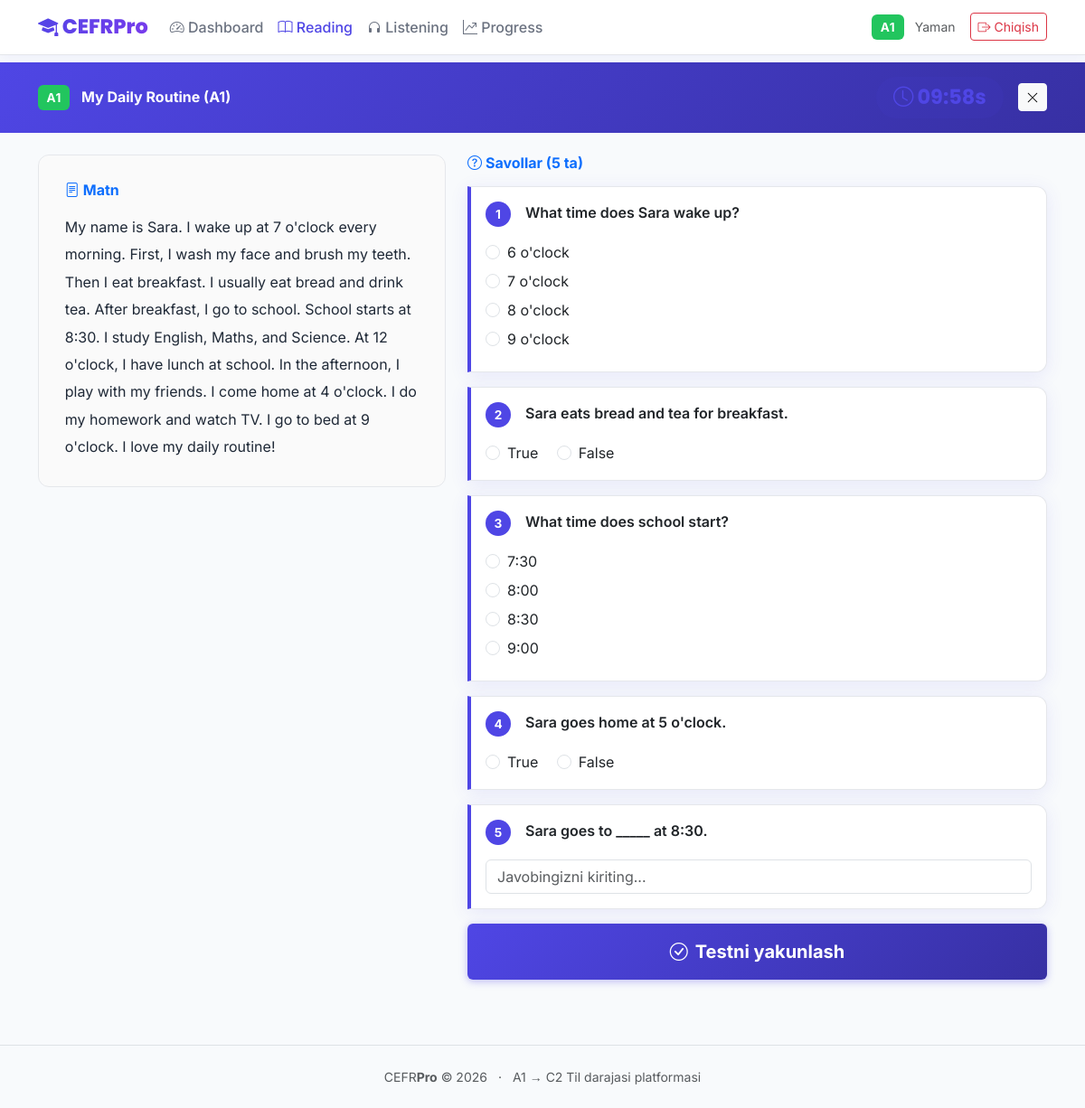
/reading/1 (signed in), run on the app's committed database.
### models.py (models this page shows, shortened)
class User(UserMixin, db.Model):
    __tablename__ = 'users'
    id = db.Column(db.Integer, primary_key=True)
    username = db.Column(db.String(80), unique=True, nullable=False)
    email = db.Column(db.String(120), unique=True, nullable=False)
    password_hash = db.Column(db.String(256), nullable=False)
    full_name = db.Column(db.String(120), default='')
    cefr_level = db.Column(db.String(4), default='A1')
    is_admin = db.Column(db.Boolean, default=False)
    created_at = db.Column(db.DateTime, default=datetime.utcnow)
    attempts = db.relationship('TestAttempt', backref='user', lazy=True)

class ReadingTest(db.Model):
    __tablename__ = 'reading_tests'
    id = db.Column(db.Integer, primary_key=True)
    title = db.Column(db.String(200), nullable=False)
    level = db.Column(db.String(4), nullable=False)       # A1, A2, …, C2
    passage = db.Column(db.Text, nullable=False)
    time_limit = db.Column(db.Integer, default=20)         # minutes
    created_at = db.Column(db.DateTime, default=datetime.utcnow)
    questions = db.relationship('ReadingQuestion', backref='test', lazy=True,
                                cascade='all, delete-orphan')

class ReadingQuestion(db.Model):
    __tablename__ = 'reading_questions'
    id = db.Column(db.Integer, primary_key=True)
    test_id = db.Column(db.Integer, db.ForeignKey('reading_tests.id'), nullable=False)
    q_type = db.Column(db.String(20), nullable=False)      # 'mcq', 'tf', 'gap'
    question_text = db.Column(db.Text, nullable=False)
    options = db.Column(db.Text, default='')               # JSON list for MCQ
    correct_answer = db.Column(db.String(500), nullable=False)
    order = db.Column(db.Integer, default=0)

### app.py (the view, shortened to what this page needs)
@app.route('/reading/<int:test_id>', methods=['GET', 'POST'])
@login_required
def reading_test(test_id):
    test = ReadingTest.query.get_or_404(test_id)
    questions = ReadingQuestion.query.filter_by(test_id=test_id)\
        .order_by(ReadingQuestion.order).all()
    for q in questions:
        if q.options:
            try:
                q.options_list = json.loads(q.options)
            except Exception:
                q.options_list = []
        else:
            q.options_list = []
    return render_template('reading.html', test=test, questions=questions)

### app.py (called while the page is built)
@login_manager.user_loader
def load_user(user_id):
    return User.query.get(int(user_id))

@app.context_processor
def inject_globals():
    return {'cefr_levels': CEFR_LEVELS, 'now': datetime.utcnow()}

### templates/reading.html (shortened to what this page needs)
{% extends 'base.html' %}
{% block content %}
<div style="background:linear-gradient(135deg,var(--primary),var(--primary-dark));padding:1rem 0;color:white;">
  <div class="container d-flex justify-content-between align-items-center">
    <div>
      <span class="cefr-badge badge-{{ test.level }} me-2">{{ test.level }}</span>
      <strong>{{ test.title }}</strong>
    </div>
    <div class="d-flex align-items-center gap-3">
      <span id="timer-display"><i class="bi bi-clock me-1"></i><span id="time-left">{{ test.time_limit * 60 }}</span>s</span>
      <a href="{{ url_for('reading_list') }}" class="btn btn-sm btn-light">
        <i class="bi bi-x-lg"></i>
      </a>
    </div>
  </div>
</div>
<div class="container py-4">
  <form method="POST" id="testForm">
    <div class="row g-4">
      <div class="col-lg-5">
        <div class="passage-box fade-in">
          <h6 class="fw-bold text-primary mb-3"><i class="bi bi-file-text me-1"></i>Matn</h6>
          <div style="white-space:pre-wrap;line-height:1.9">{{ test.passage }}</div>
        </div>
      </div>
      <div class="col-lg-7">
        <h6 class="fw-bold text-primary mb-3">
          <i class="bi bi-question-circle me-1"></i>Savollar ({{ questions|length }} ta)
        </h6>
        {% for q in questions %}
        <div class="card question-card mb-3 fade-in" style="animation-delay:{{ loop.index0 * 0.05 }}s">
          <div class="card-body">
            <div class="d-flex gap-2 mb-3">
              <span class="question-number">{{ loop.index }}</span>
              <span class="fw-semibold">{{ q.question_text }}</span>
            </div>
            {% if q.q_type == 'mcq' %}
              {% for opt in q.options_list %}
              <div class="form-check mb-2">
                <input class="form-check-input" type="radio" name="q_{{ q.id }}"
                       id="q{{ q.id }}_{{ loop.index }}" value="{{ opt }}" required>
                <label class="form-check-label" for="q{{ q.id }}_{{ loop.index }}">{{ opt }}</label>
              </div>
              {% endfor %}
            {% elif q.q_type == 'tf' %}
              {% for opt in ['True', 'False'] %}
              <div class="form-check form-check-inline">
                <input class="form-check-input" type="radio" name="q_{{ q.id }}"
                       id="q{{ q.id }}_{{ loop.index }}" value="{{ opt }}" required>
                <label class="form-check-label" for="q{{ q.id }}_{{ loop.index }}">{{ opt }}</label>
              </div>
              {% endfor %}
            {% elif q.q_type == 'gap' %}
              <input type="text" name="q_{{ q.id }}" class="form-control"
                     placeholder="Javobingizni kiriting..." required>
            {% endif %}
          </div>
        </div>
        {% endfor %}
        <button type="submit" class="btn btn-primary w-100 py-3 fw-bold fs-5">
          <i class="bi bi-check-circle me-2"></i>Testni yakunlash
        </button>
      </div>
    </div>
  </form>
</div>
{% endblock %}

### templates/base.html (shortened to what this page needs)
<!DOCTYPE html>
<html lang="uz">
<head>
  <link href="https://cdn.jsdelivr.net/npm/bootstrap@5.3.2/dist/css/bootstrap.min.css" rel="stylesheet">
  <link href="https://cdn.jsdelivr.net/npm/bootstrap-icons@1.11.3/font/bootstrap-icons.min.css" rel="stylesheet">
  <link href="{{ url_for('static', filename='css/style.css') }}" rel="stylesheet">
</head>
<body>
{% if current_user.is_authenticated %}
<nav class="navbar navbar-expand-lg sticky-top">
  <div class="container">
    <a class="navbar-brand" href="{{ url_for('dashboard') }}">
      <i class="bi bi-mortarboard-fill"></i> CEFR<span style="color:var(--secondary)">Pro</span>
    </a>
    <div class="collapse navbar-collapse" id="navMain">
      <ul class="navbar-nav me-auto mb-2 mb-lg-0">
        <li class="nav-item">
          <a class="nav-link {% if request.endpoint == 'dashboard' %}active{% endif %}"
             href="{{ url_for('dashboard') }}"><i class="bi bi-speedometer2"></i> Dashboard</a>
        </li>
        <li class="nav-item">
          <a class="nav-link {% if 'reading' in request.endpoint %}active{% endif %}"
             href="{{ url_for('reading_list') }}"><i class="bi bi-book"></i> Reading</a>
        </li>
        <li class="nav-item">
          <a class="nav-link {% if 'listening' in request.endpoint %}active{% endif %}"
             href="{{ url_for('listening_list') }}"><i class="bi bi-headphones"></i> Listening</a>
        </li>
        <li class="nav-item">
          <a class="nav-link {% if request.endpoint == 'progress' %}active{% endif %}"
             href="{{ url_for('progress') }}"><i class="bi bi-graph-up-arrow"></i> Progress</a>
        </li>
      </ul>
      <div class="d-flex align-items-center gap-2">
        <span class="cefr-badge badge-{{ current_user.cefr_level }} me-1">
          {{ current_user.cefr_level }}
        </span>
        <span class="text-muted small">{{ current_user.full_name or current_user.username }}</span>
        <a href="{{ url_for('logout') }}" class="btn btn-sm btn-outline-danger ms-2">
          <i class="bi bi-box-arrow-right"></i> Chiqish
        </a>
      </div>
    </div>
  </div>
</nav>
{% endif %}
{% block content %}{% endblock %}
<footer class="mt-5 py-4 border-top text-center text-muted small">
  <div class="container">
    <span>CEFR<strong>Pro</strong> &copy; {{ now.year }}</span>
    <span class="mx-2">·</span>
    <span>A1 → C2 Til darajasi platformasi</span>
  </div>
</footer>
</body>
</html>

### static/css/style.css (style rules this page uses)
:root { --primary: #4F46E5; --primary-light: #818CF8; --primary-dark: #3730A3; --secondary: #7C3AED; --bg: #F8FAFC; --surface: #FFFFFF; --border: #E5E7EB; --text: #1F2937; --text-muted: #6B7280; --success: #10B981; --warning: #F59E0B; --danger: #EF4444; --radius: 12px; --shadow: 0 4px 20px rgba(79,70,229,0.10); --shadow-lg: 0 8px 40px rgba(79,70,229,0.18); --a1: #22C55E; --a2: #16A34A; --b1: #F59E0B; --b2: #D97706; --c1: #EF4444; --c2: #7C3AED; }
* { box-sizing: border-box; margin: 0; padding: 0; }
body { font-family: 'Inter', sans-serif; background: var(--bg); color: var(--text); min-height: 100vh; }
.navbar-brand { font-family: 'Poppins', sans-serif; font-weight: 800; font-size: 1.4rem; background: linear-gradient(135deg, var(--primary), var(--secondary)); -webkit-background-clip: text; -webkit-text-fill-color: transparent; background-clip: text; }
.navbar { background: rgba(255,255,255,0.95) !important; backdrop-filter: blur(12px); border-bottom: 1px solid var(--border); box-shadow: 0 2px 12px rgba(79,70,229,0.07); }
.nav-link { color: var(--text-muted) !important; font-weight: 500; transition: color .2s; }
.nav-link:hover, .nav-link.active { color: var(--primary) !important; }
.card { border: 1px solid var(--border); border-radius: var(--radius); box-shadow: var(--shadow); transition: box-shadow .25s, transform .25s; background: var(--surface); }
.badge-A1 { background-color: var(--a1); color: #fff; }
.cefr-badge { display: inline-block; padding: .28em .7em; border-radius: 6px; font-weight: 700; font-size: .85em; letter-spacing: .04em; }
#timer-display { font-family: 'Poppins', sans-serif; font-size: 1.4rem; font-weight: 700; color: var(--primary); background: rgba(79,70,229,.08); padding: .4rem 1.2rem; border-radius: 30px; }
.question-card { border-left: 4px solid var(--primary); border-radius: 0 var(--radius) var(--radius) 0; transition: border-color .2s; }
.question-number { background: var(--primary); color: white; width: 28px; height: 28px; border-radius: 50%; display: inline-flex; align-items: center; justify-content: center; font-weight: 700; font-size: .85rem; flex-shrink: 0; margin-right: .5rem; }
.passage-box { background: #FAFAFA; border: 1px solid var(--border); border-radius: var(--radius); padding: 1.8rem; line-height: 1.85; font-size: 1rem; position: sticky; top: 80px; max-height: calc(100vh - 120px); overflow-y: auto; }
.btn-primary { background: linear-gradient(135deg, var(--primary), var(--primary-dark)); border: none; box-shadow: 0 2px 8px rgba(79,70,229,.35); }
.fade-in { animation: fadeInUp .5s ease both; }

### data on the page
User: cefr_level "A1", full_name "Yaman"
ReadingTest: level "A1", title "My Daily Routine (A1)", passage "My name is Sara. I wake up at 7 o'clock every morning. First, I wash my face and brush my teeth. Then I eat breakfast. I usually eat bread and drink tea. After breakfast, I go to school. School starts at 8:30. I study English, Maths, and Science. At 12 o'clock, I have lunch at school. In the afternoon, I play with my friends. I come home at 4 o'clock. I do my homework and watch TV. I go to bed at 9 o'clock. I love my daily routine!"
ReadingQuestion: question_text "What time does Sara wake up?", options_list "6 o'clock" "7 o'clock" "8 o'clock" "9 o'clock"
ReadingQuestion: question_text "Sara eats bread and tea for breakfast.", opt "True" "False"
ReadingQuestion: question_text "What time does school start?", options_list "7:30" "8:00" "8:30" "9:00"
ReadingQuestion: question_text "Sara goes home at 5 o'clock.", opt "True" "False"
ReadingQuestion: question_text "Sara goes to _____ at 8:30."

### other printed values
{{ questions|length }} "5"
